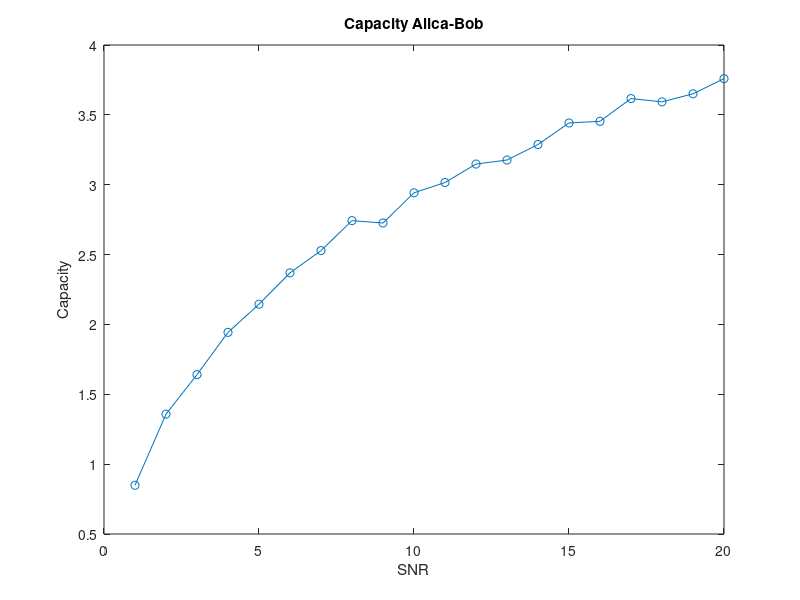
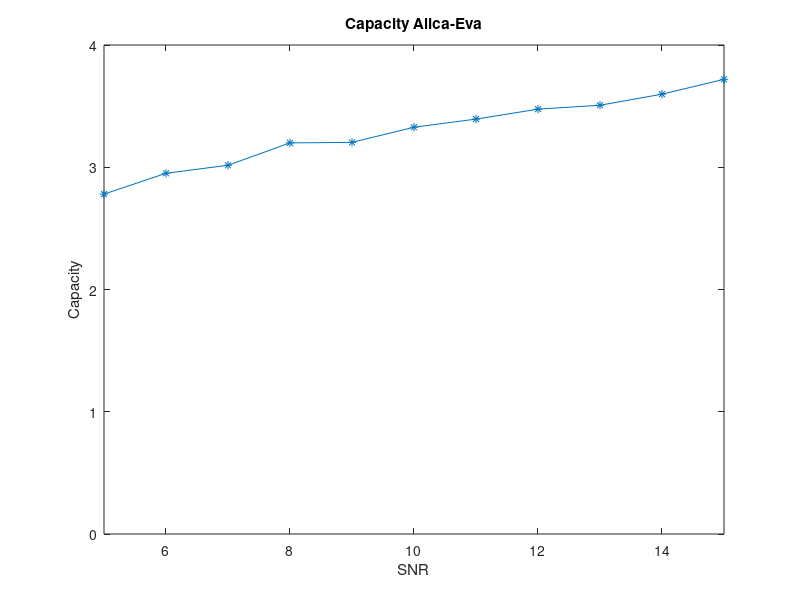
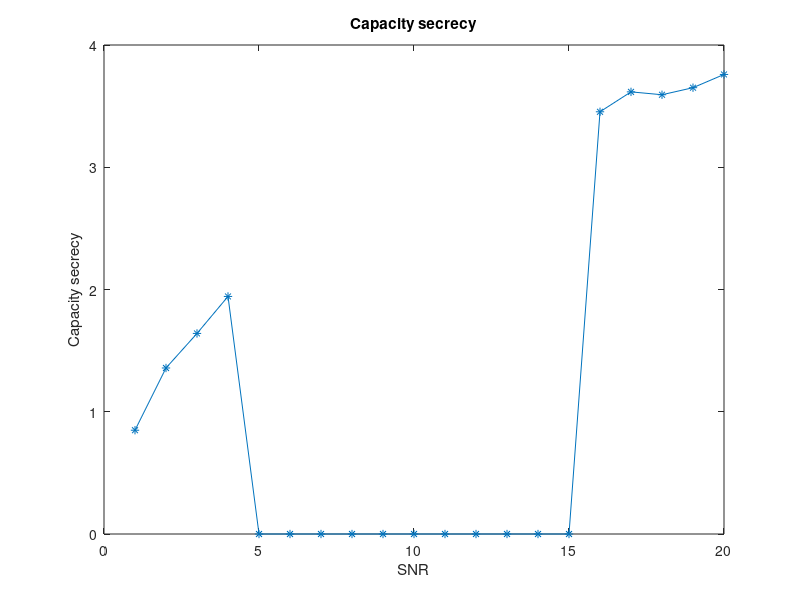

MATLAB code to generate these figures, in order:
clear all; close all; clc
N = 1e3;
raz = 1e3;
EbNo_BOB = 1:20;
C_mean_BOB = zeros(1, 20);

EbNo_EVA = 5:19; %
C_mean_EVA = zeros(1, 20);

for ii = 1:20
    for jj = 1:raz
        H = abs((randn(1) + 1i*randn(1))/sqrt(2)).^2;
        C_BOB(jj) = log2(1+H*EbNo_BOB(ii));
    end
    C_mean_BOB(ii) = mean(C_BOB);
end
figure
plot(EbNo_BOB(1:end),C_mean_BOB(1:end),'-o')

title('Capacity Alica-Bob')
xlabel('SNR')
ylabel('Capacity')



for ii = 5:15
    for jj = 1:raz
        H = abs((randn(1) + 1i*randn(1))/sqrt(2)).^2;
        C(jj) = log2(1+H*EbNo_EVA(ii));
    end
    C_mean_EVA(ii) = mean(C);
end

figure
plot(1:20,C_mean_EVA(1:end),'-*')
xlim([5 15])
title('Capacity Alica-Eva')
xlabel('SNR')
ylabel('Capacity')

Capacity_secrecy = zeros(1,20); %лишняя строчка
Capacity_secrecy = C_mean_BOB;
for qq = 1:20
    Capacity_secrecy(qq) = C_mean_BOB(qq) - C_mean_EVA(qq);
    if C_mean_EVA(qq) > C_mean_BOB(qq)
        Capacity_secrecy(qq) = 0;
    end
end 

figure
plot(1:20,Capacity_secrecy(1:end),'-*')
title('Capacity secrecy')
xlabel('SNR')
ylabel('Capacity secrecy')

